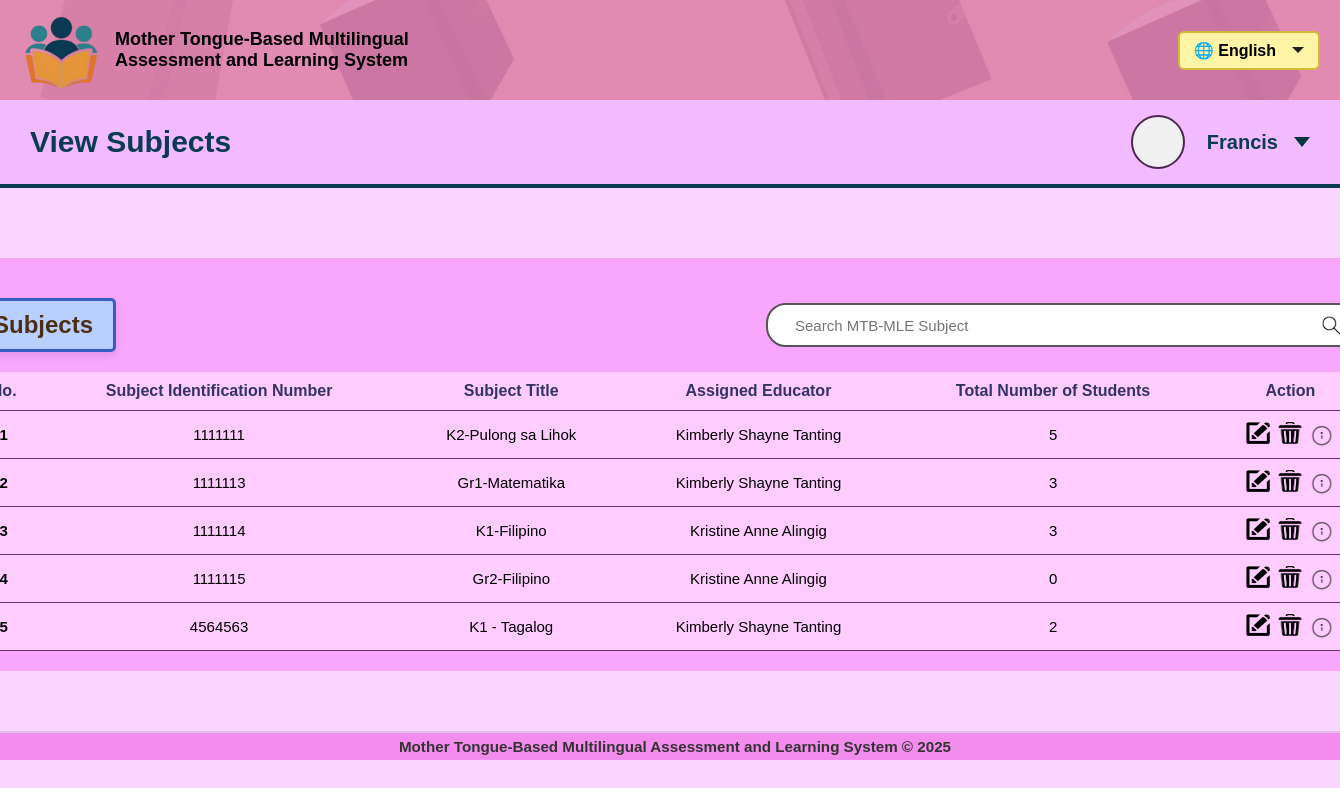
Page /admin/view_subjects.php (signed in) on the committed database.
### tables this page shows
CREATE TABLE `subject` (
  `subjectRefNo` int(10) UNSIGNED NOT NULL,
  `subjectIdNo` int(7) UNSIGNED NOT NULL,
  `subjTitle` varchar(155) NOT NULL,
  `subjDescription` text NOT NULL,
  `mtLanguage` varchar(30) NOT NULL,
  `adminCreator` int(6) UNSIGNED NOT NULL,
  `assignedEducator` int(10) UNSIGNED DEFAULT NULL,
  `schoolIdNo` int(6) UNSIGNED NOT NULL
);

CREATE TABLE `mtbmalusers` (
  `accRefNo` int(10) UNSIGNED NOT NULL,
  `schoolRefNo` int(10) UNSIGNED NOT NULL,
  `schoolIdNo` int(6) UNSIGNED NOT NULL,
  `firstName` varchar(30) NOT NULL,
  `lastName` varchar(30) NOT NULL,
  `dob` date NOT NULL,
  `emailAddress` varchar(50) NOT NULL,
  `contactNo` varchar(12) NOT NULL,
  `username` varchar(15) NOT NULL,
  `password` varchar(60) NOT NULL,
  `accCreator` int(10) UNSIGNED NOT NULL,
  `accType` enum('School Administrator','Educator','Student') DEFAULT NULL,
  `regDateTime` timestamp NOT NULL DEFAULT current_timestamp()
);

### admin/view_subjects.php (the view, shortened to what this page needs)
<?php
include '../sql/db_connect.php';
$adminFirstName = $_SESSION['firstName'];
$adminSchoolIdNo = $_SESSION['schoolIdNo'];
$subjects = [];
$sql = "SELECT * FROM subject WHERE schoolIdNo = ?";
$stmt = $conn->prepare($sql);
$stmt->bind_param("i", $adminSchoolIdNo);
$stmt->execute();
$result = $stmt->get_result();
while ($row = $result->fetch_assoc()) {
    $subjects[] = $row;
}
function getEducatorName($conn, $educAccRefNo) {
    $sql = "SELECT firstName, lastName FROM mtbmalusers WHERE accRefNo = ?";
    $stmt = $conn->prepare($sql);
    $stmt->bind_param("i", $educAccRefNo);
    $stmt->execute();
    $stmt->bind_result($fname, $lname);
    return $fname && $lname ? "$fname $lname" : "";
}
function getEnrolledCount($conn, $subjectRefNo) {
    $sql = "SELECT COUNT(*) FROM enrolled_students WHERE subjectRefNo = ? AND status = 'Enrolled'";
    $stmt = $conn->prepare($sql);
    $stmt->bind_param("i", $subjectRefNo);
    $stmt->execute();
    $stmt->bind_result($count);
    return $count;
}
?>
<!DOCTYPE html>
<html lang="en">
<head>
  <link rel="stylesheet" href="../style/view_subjects-style.css">
</head>
<body>
<div class="main-content">
    <div class="topbar">
        <div class="left">
            <div class="logo-topbar" id="sidebarToggler" style="cursor:pointer;">
                <img src="../images/MTB-MAL_logo-alt.png" alt="MTB-MAL Logo">
            </div>
            <div class="system-title">
                Mother Tongue-Based Multilingual Assessment and Learning System
            </div>
        </div>
        <div class="right">
            <div class="language-selector" id="langSel">
                <div class="language">🌐 English</div>
                <div id="dropdown-arrow1" class="dropdown-arrow1 down"></div>
            </div>
        </div>
    </div>
    <div class="second-bar">
        <span>View Subjects</span>
        <div class="profile-container" id="profileSel">
            <div class="profile-circle"></div>
            <span style="font-weight:bold;font-size:20px;margin-left:12px;"><?php echo htmlspecialchars($adminFirstName); ?></span>
            <div id="dropdown-arrow2" class="dropdown-arrow2 down"></div>
        </div>
    </div>
    <div class="container">
      <div class="form-section">
        <div class="column">
          <div class="user-table-header">
            <div class="user-table-header button-group">
              <button class="btn selected" id="btn-subject">Subjects</button>
            </div>
            <div class="search-container">
              <input type="text" id="subjectSearch" placeholder="Search MTB-MLE Subject" onkeyup="filterSubjects()">
              <img class="search-icon" src="../images/search.png" alt="Search Icon">
            </div>
          </div>
          <table class="account-table" id="subjectsTable">
            <thead>
              <tr>
                <th>No.</th>
                <th>Subject Identification Number</th>
                <th>Subject Title</th>
                <th>Assigned Educator</th>
                <th>Total Number of Students</th>
                <th>Action</th>
              </tr>
            </thead>
            <tbody>
            <?php if (empty($subjects)): ?>
              <tr><td colspan="6" style="text-align:center;font-style:italic;">No subjects found for your school.</td></tr>
            <?php else: ?>
              <?php foreach ($subjects as $i => $subj): ?>
                <tr>
                  <td><strong><?= $i + 1 ?></strong></td>
                  <td><?= htmlspecialchars($subj['subjectIdNo']) ?></td>
                  <td><?= htmlspecialchars($subj['subjTitle']) ?></td>
                  <td>
                    <?php
                      $educatorName = getEducatorName($conn, $subj['assignedEducator']);
                      echo htmlspecialchars($educatorName ?: '-');
                    ?>
                  </td>
                  <td>
                    <?php
                      $totalStudents = getEnrolledCount($conn, $subj['subjectRefNo']);
                      echo $totalStudents;
                    ?>
                  </td>
                    <td>
                      <span class="action-icons">
                        <a href="edit_subject.php?subjectRefNo=<?= $subj['subjectRefNo'] ?>" title="Edit Subject">
                          <img src="../images/edit.png" alt="Edit">
                        </a>
                        <form method="POST" action="delete_subject.php" style="display:inline;" onsubmit="return confirm('Are you sure you want to delete this subject?');">
                          <button type="submit" class="delete-btn" title="Delete Subject" tabindex="0">
                            <img src="../images/delete.png" alt="Delete">
                          </button>
                        </form>
                        <img src="../images/info.png" alt="Info Icon" style="cursor:pointer;" tabindex="0" onclick="openModal('modal_<?= $subj['subjectRefNo'] ?>')">
                      </span>
                    </td>
                </tr>
              <?php endforeach; ?>
            <?php endif; ?>
            </tbody>
          </table>
        </div>
      </div>
    </div>
    <footer class="footer">
        Mother Tongue-Based Multilingual Assessment and Learning System © 2025
    </footer>
</div>
</body>
</html>

### style/view_subjects-style.css (style rules this page uses)
body { font-family: Arial, sans-serif; background-color: #F7D5FF; margin: 0; }
.topbar { position: relative; background-color: #DE8CE0; display: flex; justify-content: space-between; align-items: center; padding: 10px 20px; overflow: hidden; }
.topbar::before { content: ""; position: absolute; top: 0; left: 0; right: 0; bottom: 0; background-image: url('../images/book_bg.jpg'); background-size: cover; background-position: center; opacity: 0.3; z-index: 0; }
.topbar > * { position: relative; z-index: 1; }
.topbar .left { display: flex; align-items: center; gap: 15px; }
.logo-topbar { width: 80px; height: 80px; display: flex; align-items: center; justify-content: center; font-weight: bold; cursor: pointer; }
.logo-topbar img { height: 80px; width: auto; transition: all 0.3s ease; cursor: pointer; }
.system-title { font-size: 18px; font-weight: bold; max-width: 300px; }
.topbar .right { display: flex; align-items: center; gap: 10px; }
.language-selector { cursor: pointer; border-radius: 4px; transition: background 0.2s ease; display: flex; align-items: center; gap: 10px; padding: 8px 14px; background-color: #fff3a6; border: 2px solid #d1b939; border-radius: 6px; cursor: pointer; font-weight: bold; }
.dropdown-arrow1 { width: 0; height: 0; border-left: 6px solid transparent; border-right: 6px solid transparent; margin-left: 6px; }
.dropdown-arrow1.down { border-top: 6px solid #222; }
.second-bar { background-color: #F2BBFF; padding: 15px 30px; display: flex; align-items: center; justify-content: space-between; font-size: 30px; font-weight: bold; color: #0A3B52; border-bottom: 4px solid #0A3B52; }
.profile-container { display: flex; align-items: center; gap: 10px; cursor: pointer; position: relative; }
.profile-circle { width: 50px; height: 50px; background-color: #f0f0f0; border: 2px solid #4d264f; border-radius: 50%; }
.dropdown-arrow2 { width: 0; height: 0; border-left: 8px solid transparent; border-right: 8px solid transparent; margin-left: 6px; }
.dropdown-arrow2.down { border-top: 10px solid #043344; }
.container { display: flex; flex-direction: column; justify-content: center; align-items: center; padding: 20px; }
.form-section { display: flex; justify-content: center; background-color: #F9A6FF; border-radius: 10px; padding: 10px; margin-top: 50px; }
.column { width: 1400px; padding: 20px 20px 10px 20px; }
.footer { width: 100%; text-align: center; padding: 5px; background-color: #f38ded; color: #333; font-weight: bold; font-size: 0.95em; margin-top: 40px; border-top: 2px solid #e0c2e7; margin-bottom: 20px; }
.user-table-header { display: flex; flex-wrap: wrap; align-items: center; gap: 10px; margin-bottom: 10px; }
.button-group { display: flex; justify-content: center; align-items: center; margin: 10px 0; }
.btn { padding: 10px 20px; border-radius: 5px; background-color: #FFEF9D; border: 3px solid #C68D38; font-size: 24px; font-family: Arial, sans-serif; font-weight: bold; color: #4B2E14; cursor: pointer; transition: transform 0.2s ease, filter 0.2s ease, box-shadow 0.2s ease; filter: brightness(0.95); box-shadow: 0 4px 9px rgba(0, 0, 0, 0.1); }
.btn.selected { background-color: #B9CFFF; border: 3px solid #385BC6; filter: brightness(1); }
.button-group .btn:last-of-type { margin-right: 25px; }
.search-container { margin-left: auto; display: flex; align-items: center; border: 2px solid #555; border-radius: 20px; padding: 8px 25px; background: white; flex-grow: 1; max-width: 550px; }
.search-container input { border: none; outline: none; background: none; font-size: 15px; width: 100%; }
.search-icon { margin-left: 8px; width: 24px; height: 24px; object-fit: contain; }
.account-table { width: 100%; border-collapse: collapse; background-color: #ffccff; border-radius: 10px; overflow: hidden; min-width: 600px; }
.account-table th, .account-table td { text-align: center; padding: 10px; border-bottom: 1px solid #663366; font-family: sans-serif; }
.account-table th { color: #333366; font-size: 16px; }
.account-table td { font-size: 15px; }
.action-icons { font-size: 18px; cursor: pointer; }
.action-icons img { width:24px; height:22px; position:relative; top: 1px; }
.action-icons { display: flex; justify-content: center; gap: 0.5rem; align-items: center; }

### admin/view_subjects.php (style rules this page uses)
.delete-btn { background: none; border: none; outline: none; padding: 0; margin: 0; cursor: pointer; box-shadow: none; display: inline-flex; align-items: center; }
.delete-btn img { width: 24px; height: 22px; }

### rows in the picture
subject: subjectIdNo "1111111", subjTitle "K2-Pulong sa Lihok", assignedEducator.lastName "Kimberly Shayne Tanting", totalStudents "5"
subject: subjectIdNo "1111113", subjTitle "Gr1-Matematika", assignedEducator.lastName "Kimberly Shayne Tanting", subjectRefNo "3"
subject: subjectIdNo "1111114", subjTitle "K1-Filipino", assignedEducator.lastName "Kristine Anne Alingig", totalStudents "3"
subject: subjectIdNo "1111115", subjTitle "Gr2-Filipino", assignedEducator.lastName "Kristine Anne Alingig", totalStudents "0"
subject: subjectIdNo "4564563", subjTitle "K1 - Tagalog", assignedEducator.lastName "Kimberly Shayne Tanting", totalStudents "2"

### other values in the picture
$adminFirstName "Francis"
